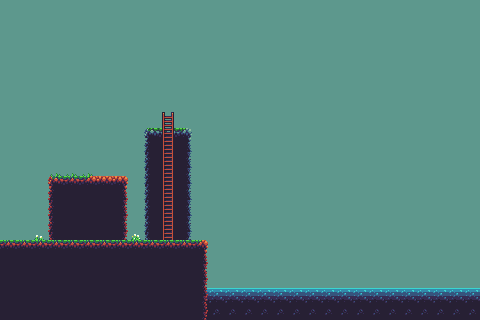

A 2D game scene composited from a Tiled map and its tileset images. What follows is a short description and the map's XML, with each tile layer's data collapsed to a summary:
An orthogonal 30x20 tile map with 16x16 px tiles, 5 tile layers (background, base, platform, ladder, ...) and 2 objects (2x snake).

<map version="1.2" tiledversion="1.3.3" orientation="orthogonal" renderorder="left-up" width="30" height="20" tilewidth="16" tileheight="16" infinite="0" backgroundcolor="#5d988d" nextlayerid="11" nextobjectid="8">
 <editorsettings>
  <export target="flat.json" format="json" />
 </editorsettings>
 <properties>
  <property name="background" type="color" value="#ff729fcf" />
 </properties>
 <tileset firstgid="1" name="forest" tilewidth="16" tileheight="16" tilecount="136" columns="17">
  <image source="sheet.png" width="272" height="128" />
  <tile id="7">
   <properties>
    <property name="collision" type="bool" value="true" />
    <property name="platform" type="bool" value="true" />
   </properties>
  </tile>
  <tile id="8">
   <properties>
    <property name="collision" type="bool" value="true" />
    <property name="platform" type="bool" value="true" />
   </properties>
  </tile>
  <tile id="9">
   <properties>
    <property name="collision" type="bool" value="true" />
    <property name="platform" type="bool" value="true" />
   </properties>
  </tile>
  <tile id="10">
   <properties>
    <property name="collision" type="bool" value="true" />
    <property name="platform" type="bool" value="true" />
   </properties>
  </tile>
  <tile id="11">
   <properties>
    <property name="collision" type="bool" value="true" />
    <property name="platform" type="bool" value="true" />
   </properties>
  </tile>
  <tile id="12">
   <properties>
    <property name="collision" type="bool" value="true" />
    <property name="platform" type="bool" value="true" />
   </properties>
  </tile>
  <tile id="13">
   <properties>
    <property name="collision" type="bool" value="true" />
    <property name="platform" type="bool" value="true" />
   </properties>
  </tile>
  <tile id="24">
   <properties>
    <property name="collision" type="bool" value="true" />
   </properties>
  </tile>
  <tile id="25">
   <properties>
    <property name="collision" type="bool" value="true" />
    <property name="platform" type="bool" value="true" />
   </properties>
  </tile>
  <tile id="26">
   <properties>
    <property name="collision" type="bool" value="true" />
    <property name="platform" type="bool" value="true" />
   </properties>
  </tile>
  <tile id="27">
   <properties>
    <property name="collision" type="bool" value="true" />
   </properties>
  </tile>
  <tile id="28">
   <properties>
    <property name="collision" type="bool" value="true" />
   </properties>
  </tile>
  <tile id="29">
   <properties>
    <property name="collision" type="bool" value="true" />
   </properties>
  </tile>
  <tile id="30">
   <properties>
    <property name="collision" type="bool" value="true" />
   </properties>
  </tile>
  <tile id="41">
   <properties>
    <property name="collision" type="bool" value="true" />
    <property name="platform" type="bool" value="true" />
   </properties>
  </tile>
  <tile id="42">
   <properties>
    <property name="collision" type="bool" value="true" />
    <property name="platform" type="bool" value="true" />
   </properties>
  </tile>
  <tile id="43">
   <properties>
    <property name="collision" type="bool" value="true" />
    <property name="platform" type="bool" value="true" />
   </properties>
  </tile>
  <tile id="44">
   <properties>
    <property name="collision" type="bool" value="true" />
    <property name="platform" type="bool" value="true" />
   </properties>
  </tile>
  <tile id="45">
   <properties>
    <property name="collision" type="bool" value="true" />
    <property name="platform" type="bool" value="true" />
   </properties>
  </tile>
  <tile id="46">
   <properties>
    <property name="collision" type="bool" value="true" />
    <property name="platform" type="bool" value="true" />
   </properties>
  </tile>
  <tile id="47">
   <properties>
    <property name="collision" type="bool" value="true" />
    <property name="platform" type="bool" value="true" />
   </properties>
  </tile>
  <tile id="58">
   <properties>
    <property name="collision" type="bool" value="true" />
   </properties>
  </tile>
  <tile id="59">
   <properties>
    <property name="collision" type="bool" value="true" />
    <property name="platform" type="bool" value="true" />
   </properties>
  </tile>
  <tile id="60">
   <properties>
    <property name="collision" type="bool" value="true" />
    <property name="platform" type="bool" value="true" />
   </properties>
  </tile>
  <tile id="61">
   <properties>
    <property name="collision" type="bool" value="true" />
   </properties>
  </tile>
  <tile id="63">
   <properties>
    <property name="collision" type="bool" value="true" />
   </properties>
  </tile>
  <tile id="64">
   <properties>
    <property name="collision" type="bool" value="true" />
   </properties>
  </tile>
  <tile id="75">
   <properties>
    <property name="ladder" type="bool" value="true" />
   </properties>
  </tile>
  <tile id="92">
   <properties>
    <property name="ladder" type="bool" value="true" />
   </properties>
  </tile>
  <tile id="109">
   <properties>
    <property name="ladder" type="bool" value="true" />
   </properties>
  </tile>
 </tileset>
 <layer id="7" name="background" width="30" height="20">
  <data>[600 cells, 36 non-empty, 2 distinct tile ids]</data>
 </layer>
 <objectgroup id="2" name="snakes">
  <object id="6" type="snake" x="267" y="215" width="167" height="15" />
  <object id="7" type="snake" x="56" y="154" width="63" height="15" />
 </objectgroup>
 <layer id="5" name="base" width="30" height="20">
  <data>[600 cells, 65 non-empty, 4 distinct tile ids]</data>
 </layer>
 <layer id="8" name="platform" width="30" height="20">
  <properties>
   <property name="platform" type="bool" value="true" />
  </properties>
  <data>[600 cells, 44 non-empty, 14 distinct tile ids]</data>
 </layer>
 <layer id="10" name="ladder" width="30" height="20">
  <data>[600 cells, 8 non-empty, 2 distinct tile ids]</data>
 </layer>
 <layer id="6" name="foreground" width="30" height="20">
  <properties>
   <property name="foreground" type="bool" value="true" />
  </properties>
  <data>[600 cells, 2 non-empty, 2 distinct tile ids]</data>
 </layer>
</map>
